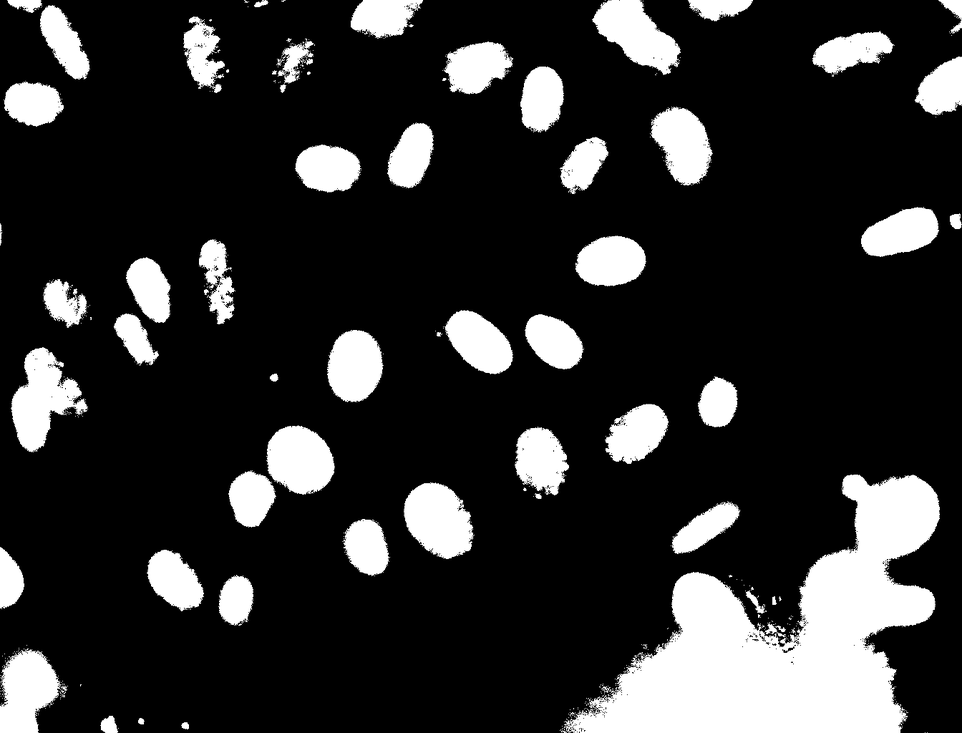
#> input picture Ergebnisse/Histogramm+Otsu/NIH3T3/dna-28.png, 962 x 733 px, shrunk from 1344 x 1024 before the run, found by its file name
$ jupyter execute --allow-errors 'unnötig.ipynb'
#> lines starting #> are read from the running program, lines starting #| are printed output that depends on the picture
[cell 1]
from skimage import io
def slice(path):
    img = io.imread(path)
#> img is the input picture: shape (733, 962, 3); min 0, max 255, mean 46.6
    img2 = img[:,:,0]
    io.imsave(path,img2)

[cell 2]
#normal

slice('../BilderDaten/BilderDaten/NIH3T3/img/dna-28.png')

slice('../BilderDaten/BilderDaten/NIH3T3/img/dna-29.png')
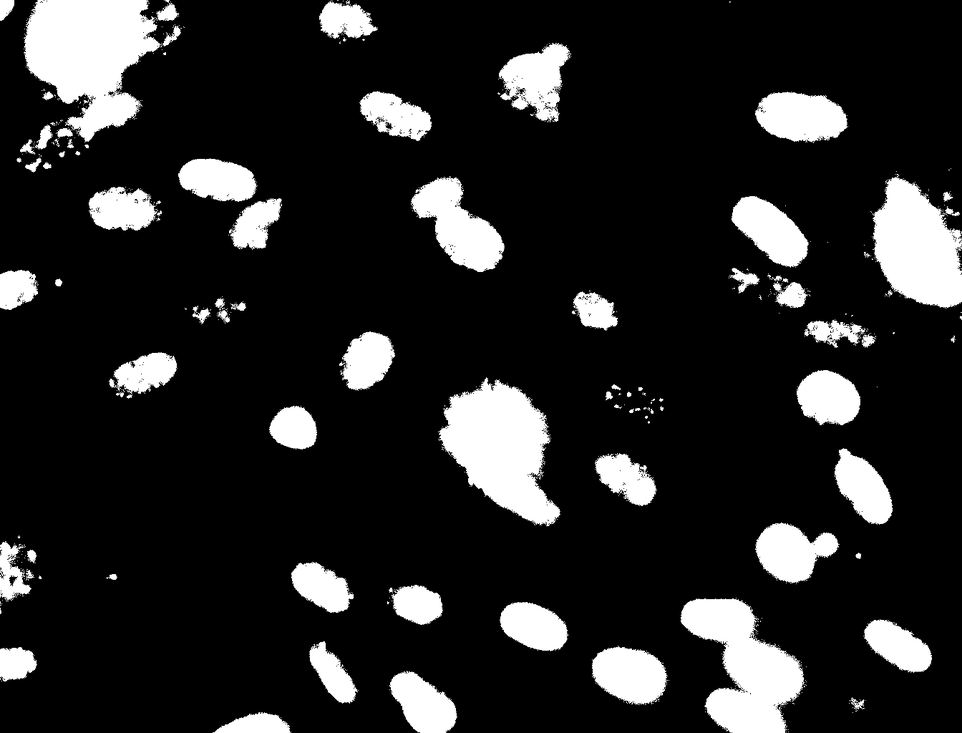
#> input picture Ergebnisse/Histogramm+Otsu/NIH3T3/dna-29.png, 962 x 733 px, shrunk from 1344 x 1024 before the run, found by its file name
#> in slice, img is the input picture: shape (733, 962, 3); min 0, max 255, mean 38.2

slice('../BilderDaten/BilderDaten/NIH3T3/img/dna-37.png')
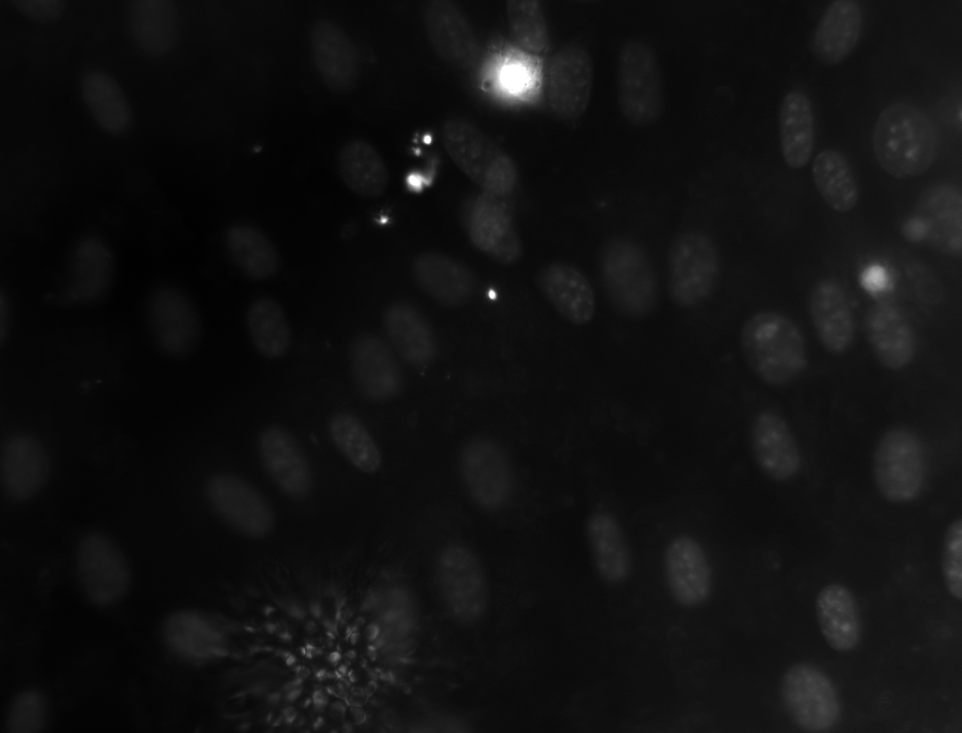
#> input picture Ergebnisse/Histogramm_stretching/NIH3T3/dna-37.png, 962 x 733 px, shrunk from 1344 x 1024 before the run, found by its file name
#> in slice, img is the input picture: shape (733, 962, 3); min 0, max 255, mean 17

#Gauss

#> (the rest of this cell did not finish here and is left out)

#> call 4 of slice, with path = '../Ergebnisse/Gauss/NIH3T3/1/dna-28.png'
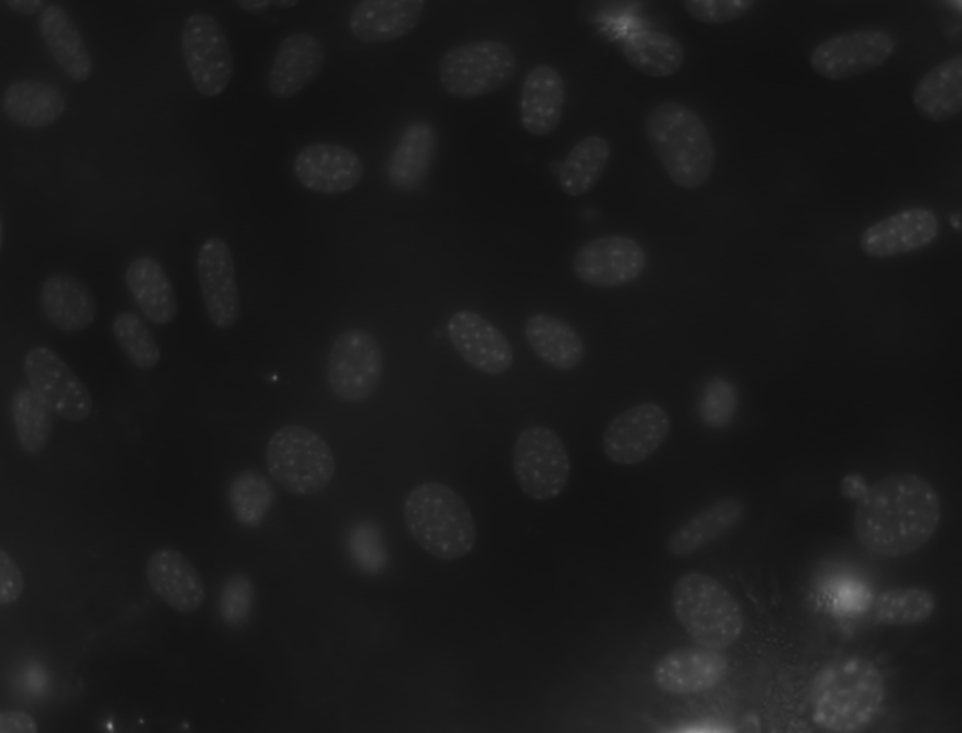
#> input picture Ergebnisse/Gauss/NIH3T3/1/dna-28.png, 962 x 733 px, shrunk from 1344 x 1024 before the run
#> in slice, img is the input picture: shape (733, 962); min 17, max 145, mean 26.7
